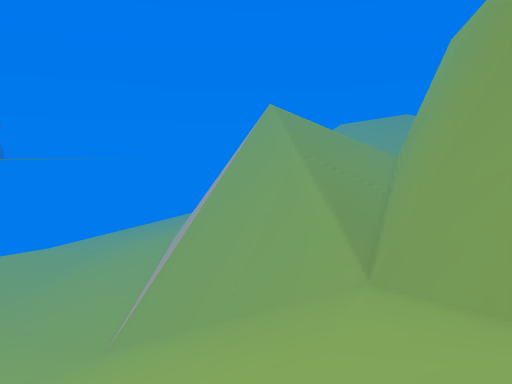
view 1 (above)

19 first-person views from a walk through a 3-D level made in the Unity game engine. The camera is 1.4 m above the floor, tilts 6° down and sees 75° across. The floor is counted in squares, 1 m on a side. Each view is taken from the middle of a square. On the plan, view 1 faces up. The plan holds only what a view shows up to about 15 squares ahead; the rest is blank. The place goes on beyond the plan.

view 2
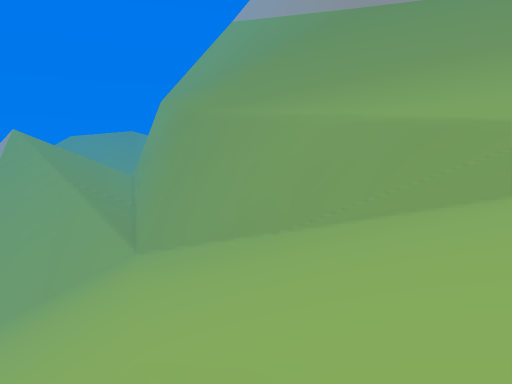

view 3
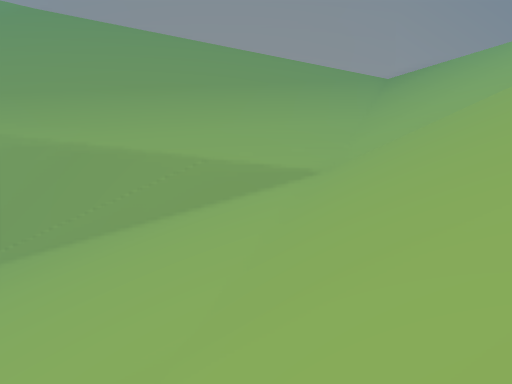

view 4
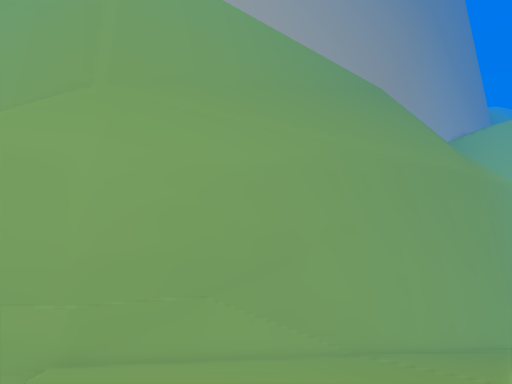

view 5
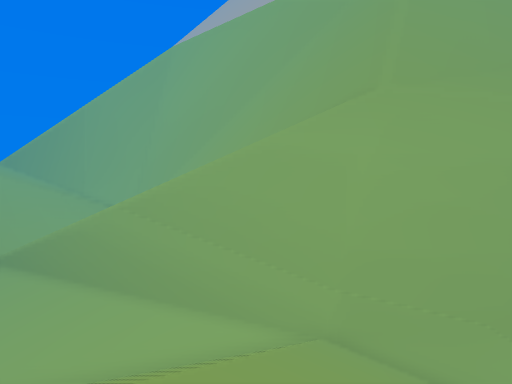

view 6
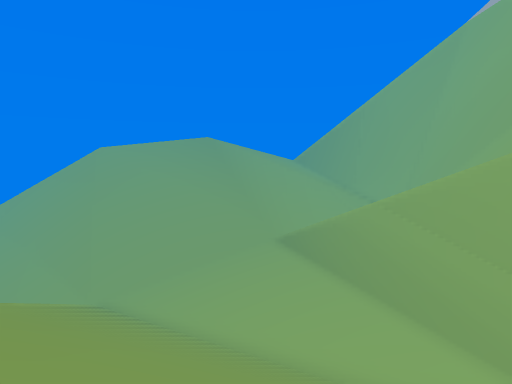

view 7
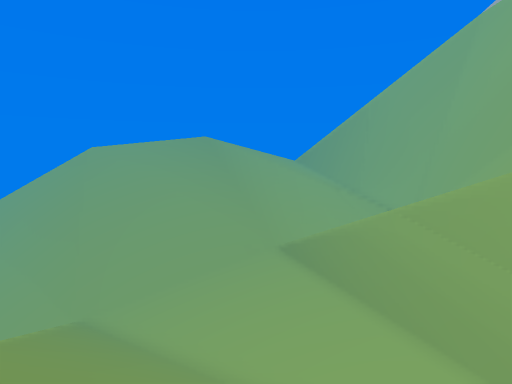

view 8
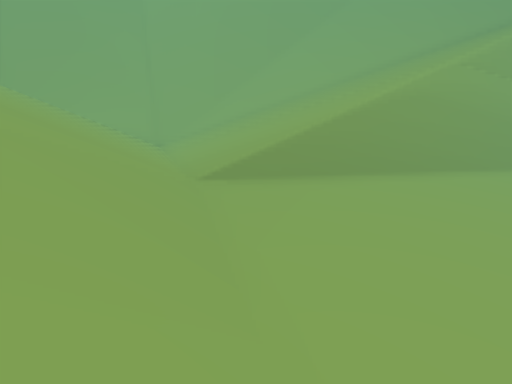

view 9
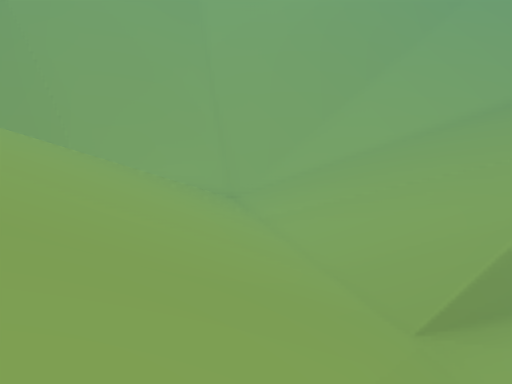

view 10
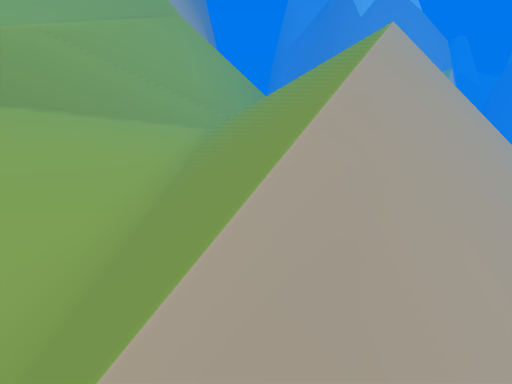

view 11
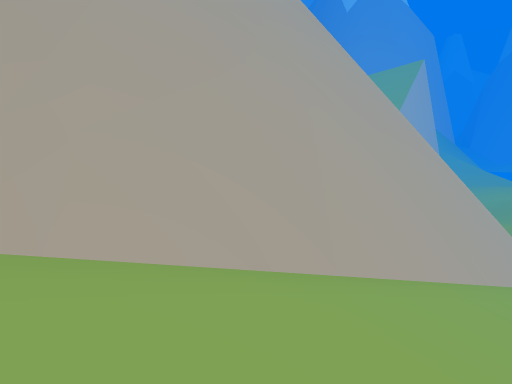

view 12
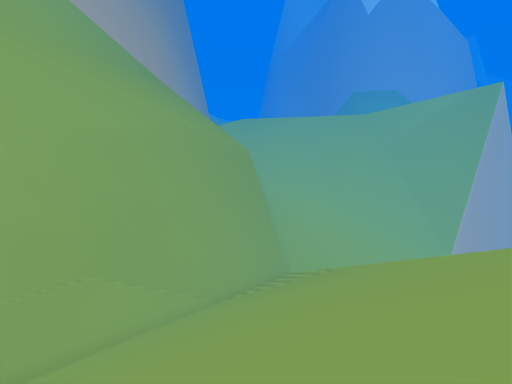

view 13
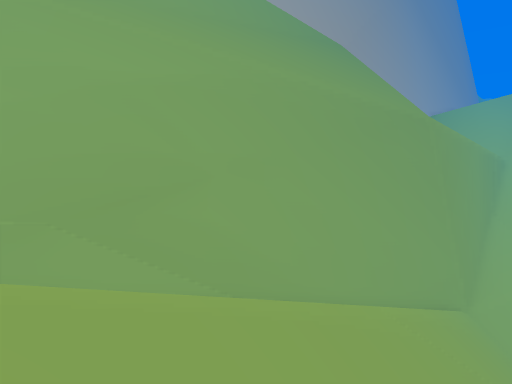

view 14
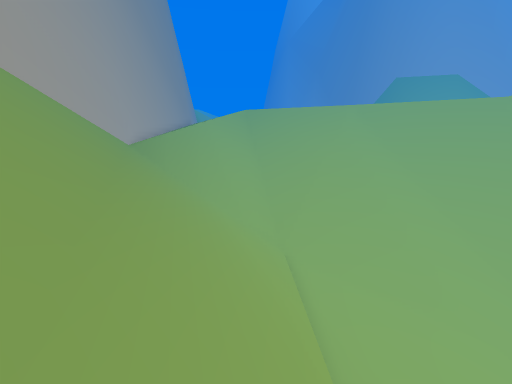

view 15
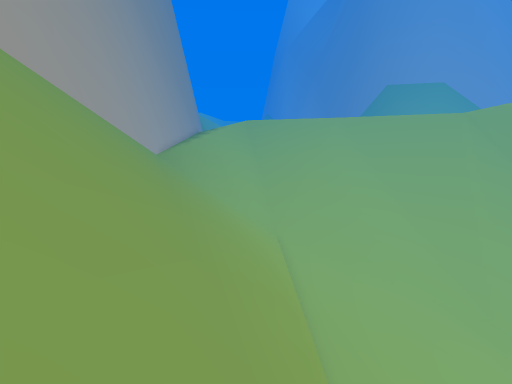

view 16
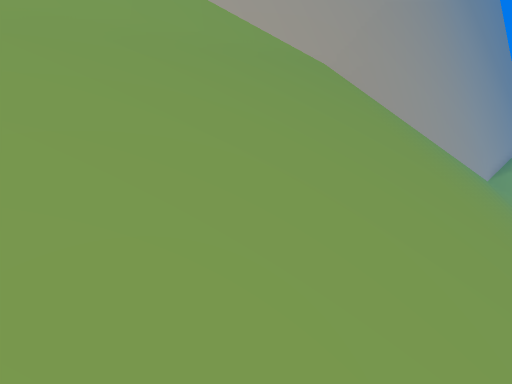

view 17
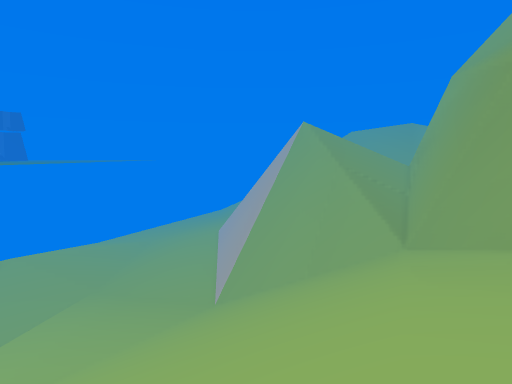

view 18
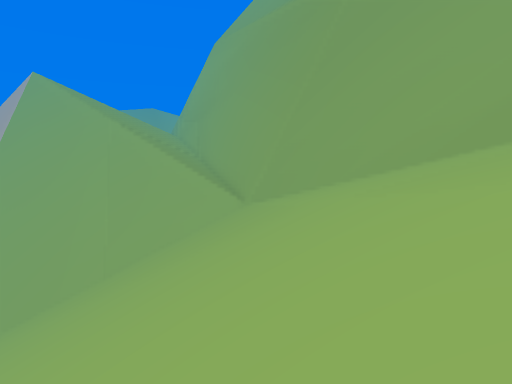

view 19
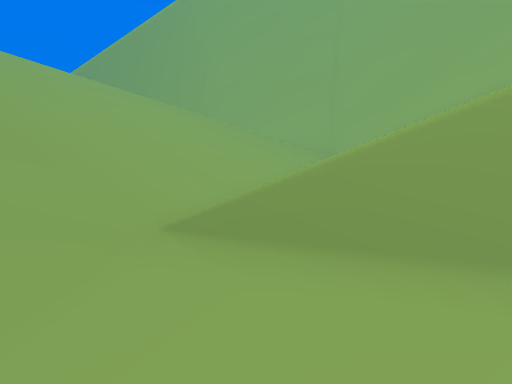

### Floor plan
Key: @ floor where view 1 was taken; # wall or solid block; . floor; / step, stairs or slope; = window, fence, low wall or low ledge; v drop or lower ground.
Columns run from 4 left of view 1 to 27 right of it. Each row starts with its distance up from view 1.
 36       /   /////  /////////   ##v
 35           =///////////////   ##v
 34     ////===///////////////  ##vv
 33    ////=##////////////////  ##v
 32   ///==#v///////////////// ## v
 31   //=##vv/////////=/////// ##vv
 30  /==###v//////////////////## v
 29 /=### vv/////////=////////## v
 28 #### vv//////////#///////## vv
 27 ##  vvv/////////##//////=## v
 26    vvv//////////#//////=## vv
 25   vvvv/////////##/////=##  v
 24    vvv//////.//#/////=###
 23       //////./##////###
 22        ///////#v///=##
 21      ////////##v//=##
 20      ////////#v//=###
 19      ///////##v/=##
 18    /////////##v###
 17   /////////##v=##
 16   /////////##v=#
 15  v////////##v/=#
 14  /////////##v/=#
 13  ////////=#vv/=#
 12 /////////##v//=#
 11 /////////# v//=#
 10 ////////##v///=#
  9 ////////# v///=#
  8 ///////##v////=#
  7 ///////##v////=#
  6 ///////#vv////=#
  5 ///////# /////##
  4 ///////# //////#
  3 ///////# //////#
  2 ///////##//////#
  1 ///////##//////#
  0 ////@//##//////#
 -1 ///////##//////#
 -2  ///////#//////#
 -3  ///////#//////#
 -4  ///////#//////#
 -5  ///////=//////#
 -6 ////////#//////#
 -7 ////////v//////#
 -8 ////////=//////#
 -9 ///////////////#
-10 ///////////////#
-11 ///////////////#
-12 ///////////////#
-13 ///////////////#
-14 ///////////////#

Positions as (right, up) in squares from view 1, and headings:
1: (0, 0), facing up
2: (-4, -7), facing up-right
3: (-4, -8), facing right
4: (1, 21), facing down-right
5: (1, 21), facing right
6: (2, 21), facing up-right
7: (3, 22), facing up-right
8: (10, 35), facing down-right
9: (13, 36), facing down-right
10: (6, 36), facing down
11: (2, 36), facing down
12: (4, 23), facing down
13: (0, 18), facing down-right
14: (5, 1), facing down
15: (5, 5), facing down
16: (7, 6), facing down-right
17: (-3, -5), facing up
18: (-4, 0), facing up-right
19: (11, 31), facing right
